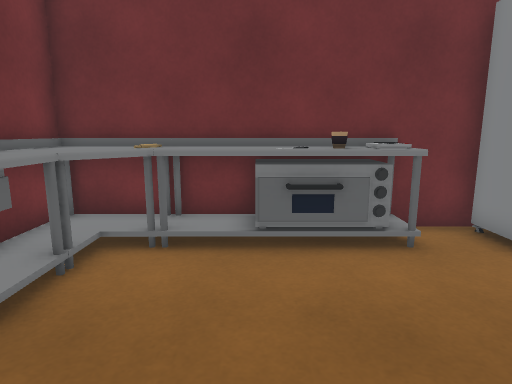
view 1 (above)

16 first-person views from a walk through a scene from a Unity 3-D project. The camera is 1.2 m above the floor, tilts 10° down and sees 75° across. The floor is counted in squares, 0.5 m on a side. Each view is taken from the middle of a square. On the plan, view 1 faces up. The plan holds only what a view shows up to about 20 squares ahead; the rest is blank. The place goes on beyond the plan.

view 2
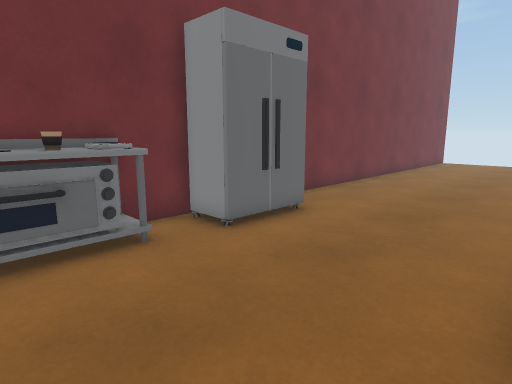

view 3
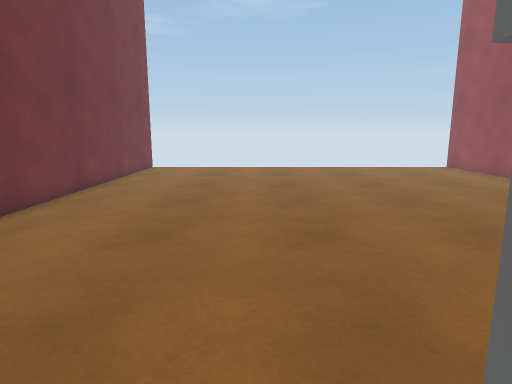

view 4
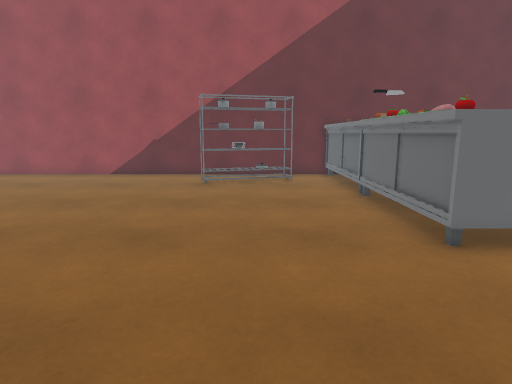

view 5
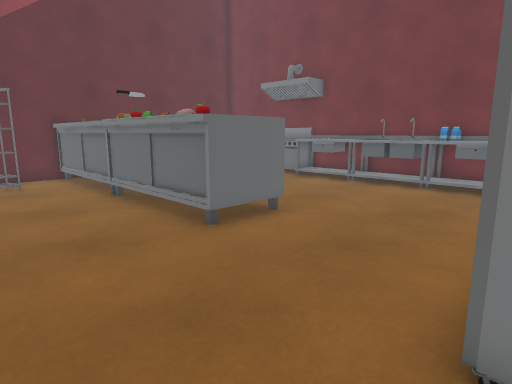

view 6
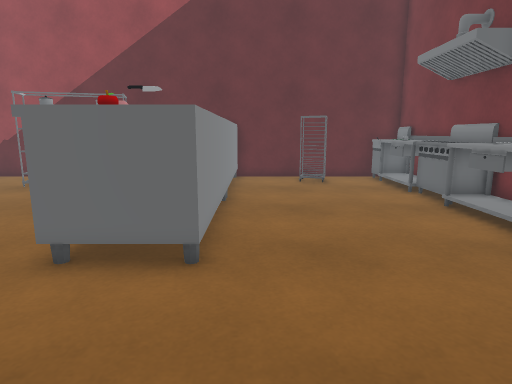

view 7
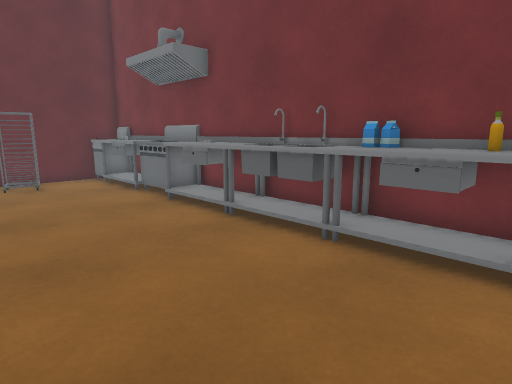

view 8
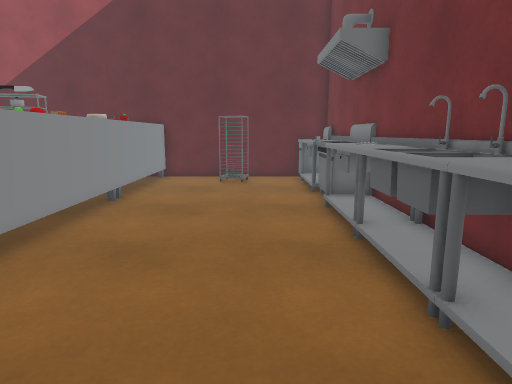

view 9
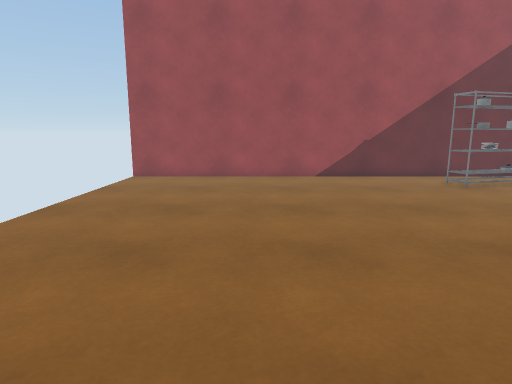

view 10
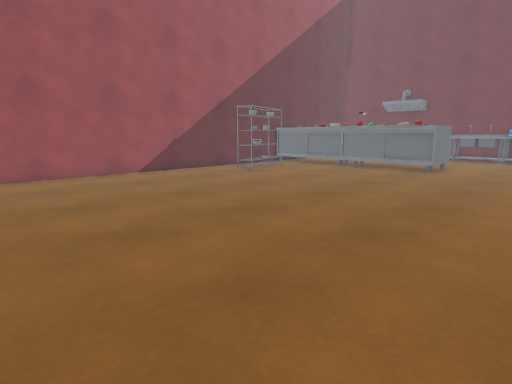

view 11
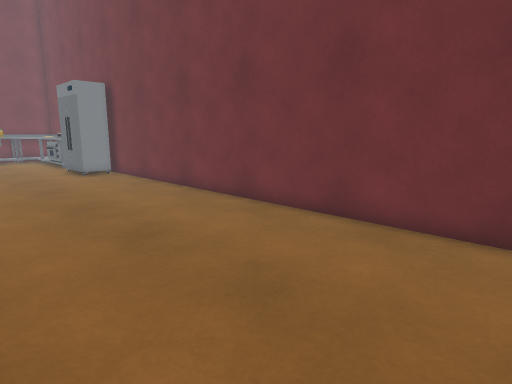

view 12
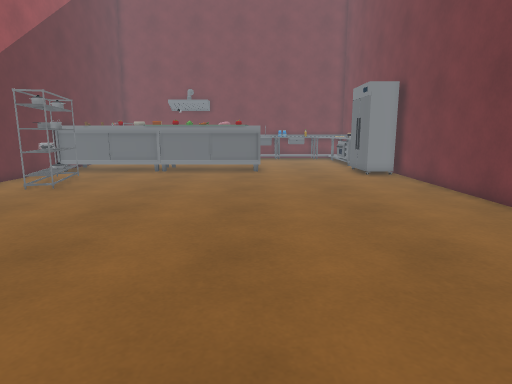

view 13
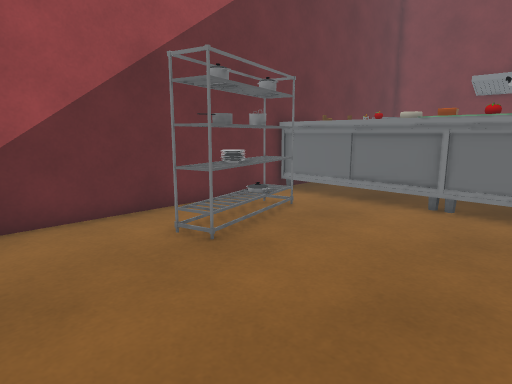

view 14
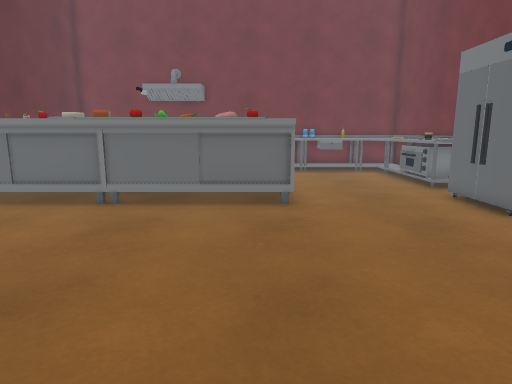

view 15
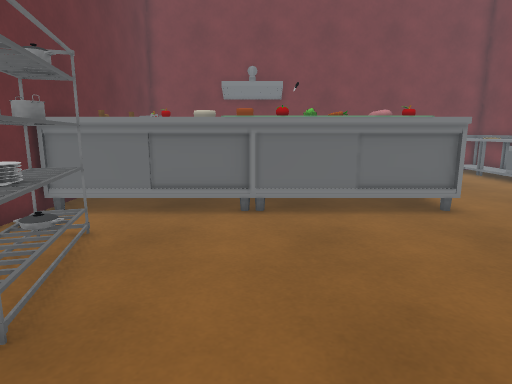

view 16
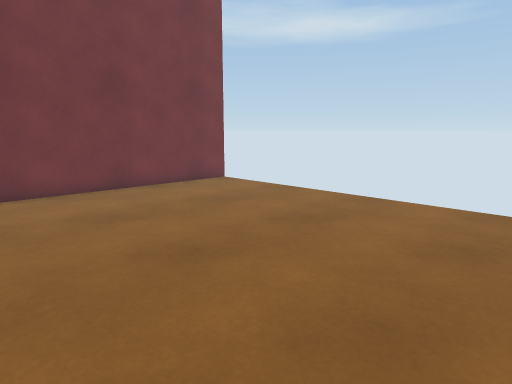

### Floor plan
Key: @ floor where view 1 was taken; # wall or solid block; x gap in a wall; . floor; T table; S stove; F fridge; E oven; C cup; A cabinet; P apple; B bottle; I sink; O other object.
Columns run from 5 left of view 1 to 30 right of it. Each row starts with its distance up from view 1.
  9 ############
  8 #TTTTTTTS F  #######################
  7 #TTTTTECS.F  FF....................
  6 #TT.......#FFF.....................
  5 #TT................................
  4 #TT................................
  3 BBT................................
  2 BBI................................
  1 OII................................
  0 #II..@...AAAA......................
 -1 #II......A PA......................
 -2 #TT......A O#......................
 -3 #TT......A OA......................
 -4 #TT......A OA......................
 -5 #SS......A O#......................
 -6 #SS......A OA......................
 -7 #SS......A #A......................
 -8 #TT......A  A......................
 -9 #OT......AO A....OOO...............
-10 #TT..O...AO A.OOOOOO...............
-11 #AA.OOO..A OA.OOO..................
-12 #AA..x...A  A......................
-13 ####################################

Positions as (right, up) in squares from view 1, and headings:
1: (0, 0), facing up
2: (0, 0), facing up-right
3: (6, 1), facing right
4: (11, 7), facing down
5: (12, 7), facing down-left
6: (3, 6), facing down
7: (3, 6), facing down-left
8: (-1, 6), facing down
9: (23, 6), facing down
10: (29, 7), facing down-left
11: (29, 0), facing up-left
12: (28, 0), facing left
13: (18, -3), facing down-left
14: (18, -1), facing left
15: (17, -6), facing left
16: (18, -6), facing up-right
